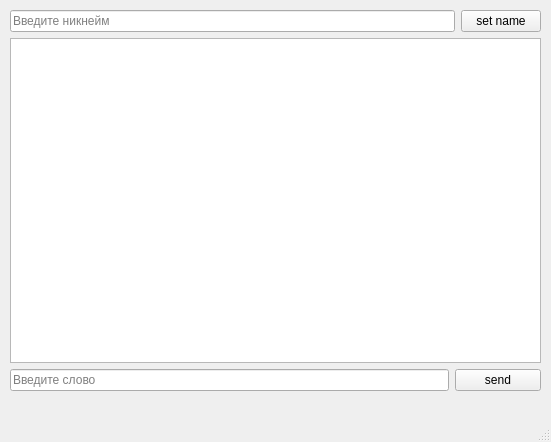
<?xml version="1.0" encoding="UTF-8"?>
<ui version="4.0">
 <class>MainWindow</class>
 <widget class="QMainWindow" name="MainWindow">
  <property name="geometry">
   <rect>
    <x>0</x>
    <y>0</y>
    <width>551</width>
    <height>442</height>
   </rect>
  </property>
  <property name="windowTitle">
   <string>MainWindow</string>
  </property>
  <widget class="QWidget" name="centralwidget">
   <widget class="QWidget" name="gridLayoutWidget">
    <property name="geometry">
     <rect>
      <x>10</x>
      <y>10</y>
      <width>531</width>
      <height>381</height>
     </rect>
    </property>
    <layout class="QGridLayout" name="gridLayout">
     <item row="2" column="0">
      <widget class="QLineEdit" name="message">
       <property name="placeholderText">
        <string>Введите слово</string>
       </property>
      </widget>
     </item>
     <item row="0" column="0" colspan="2">
      <widget class="QLineEdit" name="nickname">
       <property name="placeholderText">
        <string>Введите никнейм</string>
       </property>
      </widget>
     </item>
     <item row="0" column="2">
      <widget class="QPushButton" name="setNick">
       <property name="text">
        <string>set name</string>
       </property>
      </widget>
     </item>
     <item row="1" column="0" colspan="3">
      <widget class="QTextEdit" name="textEdit">
       <property name="readOnly">
        <bool>true</bool>
       </property>
      </widget>
     </item>
     <item row="2" column="1" colspan="2">
      <widget class="QPushButton" name="pushButton">
       <property name="text">
        <string>send</string>
       </property>
      </widget>
     </item>
    </layout>
   </widget>
  </widget>
  <widget class="QMenuBar" name="menubar">
   <property name="geometry">
    <rect>
     <x>0</x>
     <y>0</y>
     <width>551</width>
     <height>21</height>
    </rect>
   </property>
  </widget>
  <widget class="QStatusBar" name="statusbar"/>
 </widget>
 <resources/>
 <connections/>
</ui>
